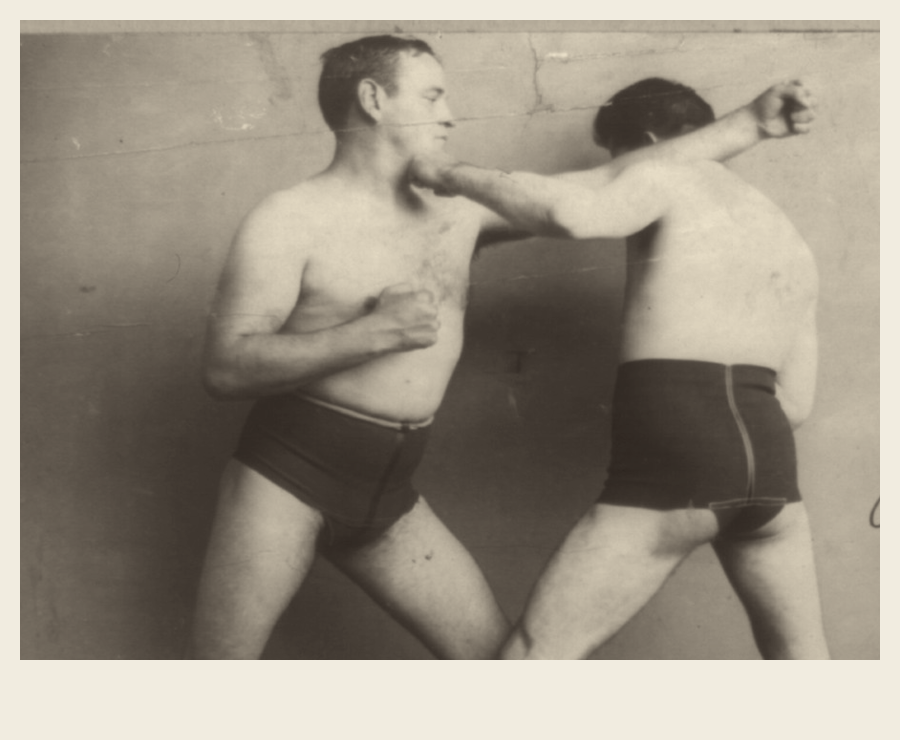
#> input picture plugins/edit-labs-ai/skills/explicador-vox/exemplo/pecas/foto_gancho.png, 1800 x 1480 px (shown at 1/2 size)
$ python medir.py ../../explicador-vox/exemplo/pecas/foto_gancho.png
#> lines starting #> are read from the running program, lines starting #| are printed output that depends on the picture
#!/usr/bin/env python3
"""
Mede um frame contra a faixa da Style Bible — massa escura, acento e vazio.

    python3 lib/medir.py 08_images/frames/M*_END.png
    python3 lib/medir.py frame.png --json

Um laudo que existe para verificar nao pode conter numero nao verificado — e a olho
ninguem acerta massa escura, acento nem vazio. Mesma metrica aplicada a referencia
Porsche (30 frames): escuro 15%, acento 5,0%, vazio 33% — dentro da Bible nos tres.

  massa escura   pixels com luminancia < 80                       Bible 10–18%
  acento         pixels saturados (sat > 0,45) e nao escuros       Bible  3–7%
  vazio          pixels na cor mediana do fundo e sem gradiente    Bible 25–40%

Duas ressalvas:

  `vazio`   e o menos confiavel: composicao papel-sobre-papel le como vazio mesmo cheia.
  `acento`  NAO distingue "cor de destaque com funcao" de "o assunto e saturado". Uma
            foto de tela cheia de um carro vermelho mede 34% de acento sem ter um unico
            elemento amarelo — nesse registro o numero nao quer dizer nada. Ele so vale
            em cena de papel, onde o saturado e mesmo o acento.

`escuro` e o unico robusto nos dois casos.
"""
import sys, json, glob
import numpy as np
from PIL import Image

FAIXA = {"escuro": (0.10, 0.18), "acento": (0.03, 0.07), "vazio": (0.25, 0.40)}


def medir(path):
    im = Image.open(path).convert("RGB")
    im = im.resize((270, 480) if im.height > im.width else (480, 270))
#> im: PIL image 480x270 RGB
    a = np.asarray(im).astype(np.float32)
    lum = 0.299 * a[..., 0] + 0.587 * a[..., 1] + 0.114 * a[..., 2]
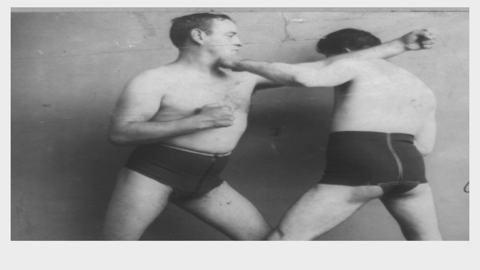
#> lum: shape (270, 480) float32; min 40.71, max 241.7, mean 148
    mx, mn = a.max(axis=2), a.min(axis=2)
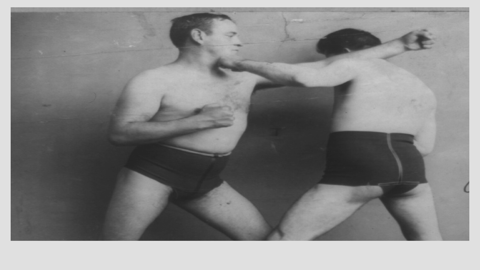
#> mn: shape (270, 480) float32; min 33, max 229, mean 133.5
    sat = np.where(mx > 0, (mx - mn) / np.maximum(mx, 1), 0)
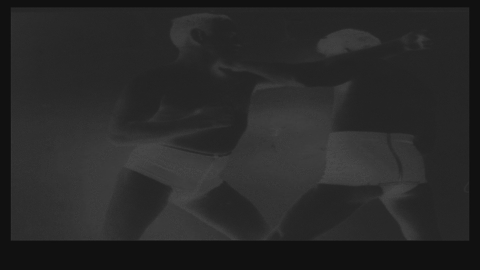
#> sat: shape (270, 480) float32; min 0.0653, max 0.3, mean 0.16
    med = np.median(a.reshape(-1, 3), axis=0)
#> med = [168, 159, 142]
    dist = np.sqrt(((a - med) ** 2).sum(axis=2))
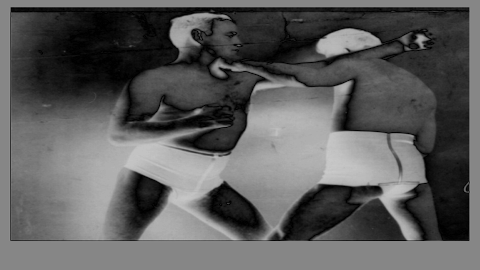
#> dist: shape (270, 480) float32; min 0, max 202.3, mean 92.4
    gy, gx = np.gradient(lum)
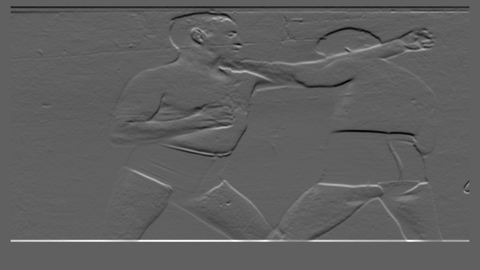
#> gy: shape (270, 480) float32; min -56.52, max 93.27, mean 0; drawn with min black and max white
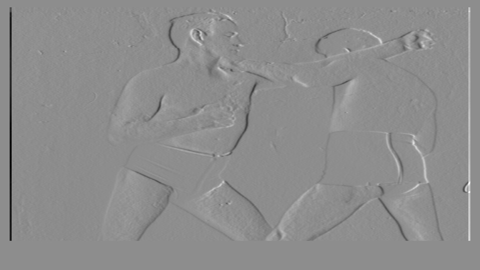
#> gx: shape (270, 480) float32; min -80.08, max 64.11, mean 0; drawn with min black and max white
    grad = np.sqrt(gx * gx + gy * gy)
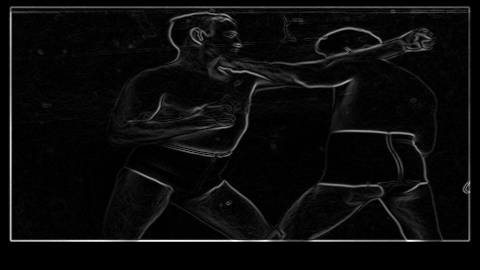
#> grad: shape (270, 480) float32; min 0, max 93.43, mean 4.2; drawn with min black and max white
    return dict(escuro=float((lum < 80).mean()),
                acento=float(((sat > 0.45) & (lum > 60)).mean()),
                vazio=float(((dist < 28) & (grad < 6)).mean()))


def veredito(m):
    out = {}
    for k, (lo, hi) in FAIXA.items():
        v = m[k]
        out[k] = "ok" if lo <= v <= hi else ("baixo" if v < lo else "alto")
    return out


def main(argv):
    paths = [p for a in argv if not a.startswith("--") for p in (glob.glob(a) or [a])]
    if not paths:
        print(__doc__); return 2
    rows = []
    for p in paths:
        m = medir(p); v = veredito(m)
#> after `m = medir(p)`: m = {'escuro': 0.223, 'acento': 0, 'vazio': 0.138}
#> after `v = veredito(m)`: v = {'escuro': 'alto', 'acento': 'baixo', 'vazio': 'baixo'}
        rows.append(dict(frame=p, **m, **{f"v_{k}": v[k] for k in v}))
    if "--json" in argv:
        print(json.dumps(rows, indent=1)); return 0
    print(f"{'frame':40s} {'escuro':>8s} {'acento':>8s} {'vazio':>8s}   veredito")
    for r in rows:
        nome = r["frame"][-40:]
        flags = [f"{k}:{r['v_'+k]}" for k in FAIXA if r["v_" + k] != "ok"]
        print(f"{nome:40s} {100*r['escuro']:7.1f}% {100*r['acento']:7.1f}% "
              f"{100*r['vazio']:7.0f}%   {'  '.join(flags) or 'dentro da faixa'}")
#> this loop made 1 pass
#> (nome, flags) on pass 1: ('icador-vox/exemplo/pecas/foto_gancho.png', ['escuro:alto', 'acento:baixo', 'vazio:baixo'])
#| icador-vox/exemplo/pecas/foto_gancho.png    22.3%     0.0%      14%   escuro:alto  acento:baixo  vazio:baixo
    print(f"\nfaixa Bible: escuro 10–18% · acento 3–7% · vazio 25–40% (vazio e o menos confiavel)")
    return 0


if __name__ == "__main__":
    sys.exit(main(sys.argv[1:]))
#> (the program exits here)
